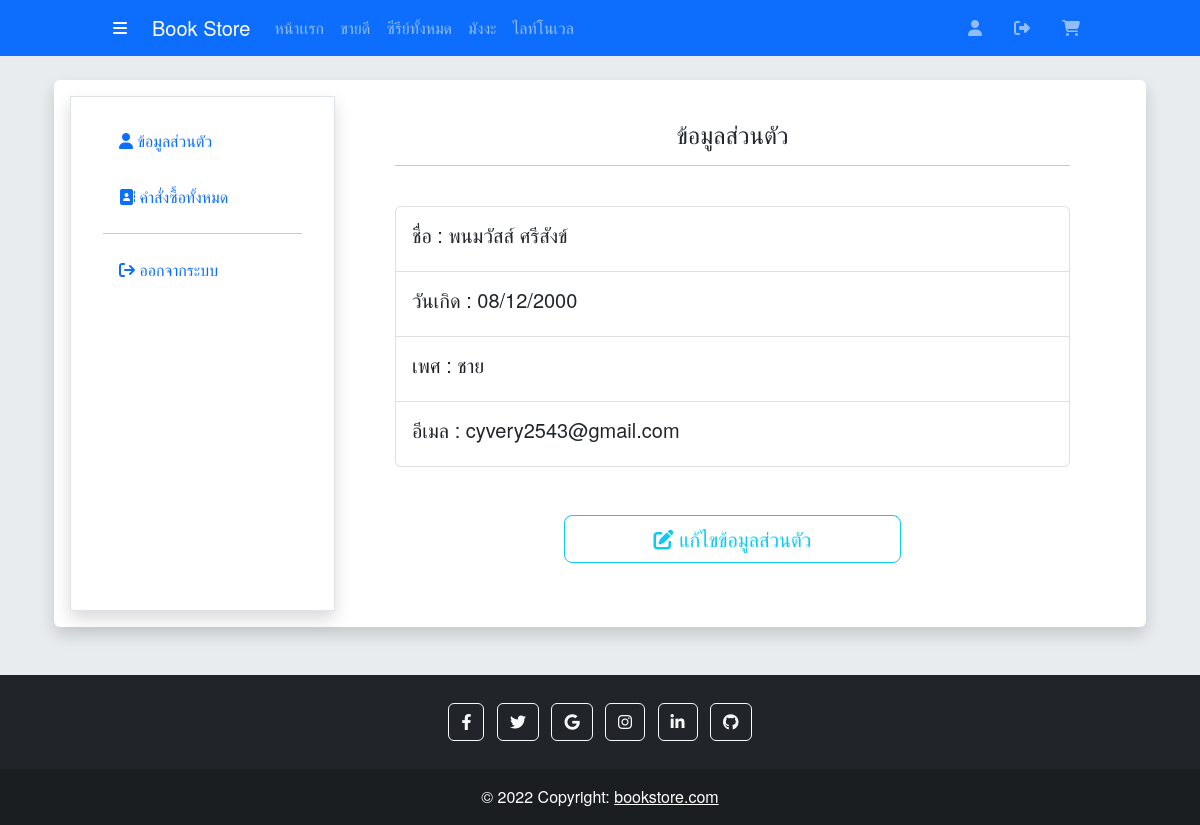
The app's page /bookstore_webapp/shop_page/adminProfile.php (signed in) with its own data.
### tables this page shows
CREATE TABLE `user` (
  `user_id` int(11) NOT NULL,
  `user_firstname` varchar(255) NOT NULL,
  `user_lastname` varchar(255) NOT NULL,
  `user_birthday` date NOT NULL,
  `user_gender` int(11) NOT NULL,
  `user_email` varchar(255) NOT NULL,
  `user_password` varchar(255) NOT NULL,
  `user_role` varchar(255) NOT NULL,
  `created_at` timestamp NOT NULL DEFAULT CURRENT_TIMESTAMP
);

CREATE TABLE `user_gender` (
  `gender_id` int(11) NOT NULL,
  `gender_name` varchar(255) NOT NULL
);

### bookstore_webapp/shop_page/adminProfile.php (the view, shortened to what this page needs)
<?php
require_once '../config/db.php';
if (isset($_SESSION['admin_login'])) {
    $admin_id = $_SESSION['admin_login'];
    $stmt = $conn->prepare("SELECT * FROM user JOIN user_gender
    ON user.user_gender = user_gender.gender_id
    WHERE user.user_id = $admin_id");
    $stmt->execute();
    $user = $stmt->fetch();
}
?>
<!DOCTYPE html>
<html lang="en">
<head>
    <link href="https://cdn.jsdelivr.net/npm/bootstrap@5.2.0-beta1/dist/css/bootstrap.min.css" rel="stylesheet">
    <link rel="stylesheet" href="https://cdnjs.cloudflare.com/ajax/libs/font-awesome/6.1.2/css/all.min.css"/>
    <link href="homeStyle.css" rel="stylesheet">
</head>
<body>
    <?php require_once 'shopHeader.php'; ?>
    <br>
    <div class="container px-4">
        <div class="col-md-12 shadow p-3 mb-5 bg-white rounded">
            <div class="container product_data rounded bg-white">
                <div class="row">
                    <div class="col-md-3 border-right border border-1 shadow p-4">
                        <?php require_once 'adminChangePage.php'; ?>
                    </div>
                    <div class="col-md-9">
                        <div class="p-4 px-5">
                            <div class="align-items-center text-center">
                                <h4>ข้อมูลส่วนตัว</h4>
                            </div><hr><br>
                            <ul class="list-group">
                                <li class="list-group-item p-3"><h5>ชื่อ : <?= $user['user_firstname']; ?> <?= $user['user_lastname']; ?></h5></li>
                                <li class="list-group-item p-3"><h5>วันเกิด : <?= date('d/m/Y',strtotime($user['user_birthday'])); ?></h5></li>
                                <li class="list-group-item p-3"><h5>เพศ : <?= $user['gender_name']; ?></h5></li>
                                <li class="list-group-item p-3"><h5>อีเมล : <?= $user['user_email']; ?></h5></li>
                            </ul><br><br>
                            <div class="align-items-center text-center">
                                <a href="adminEdit.php" class="btn btn-outline-info btn-lg col-md-6">
                                    <i class="fa-solid fa-pen-to-square"></i> แก้ไขข้อมูลส่วนตัว
                                </a>
                            </div><br>
                        </div>
                    </div>
                </div>
            </div>
        </div>
    </div>
    <?php require_once 'shopFooter.php'; ?>
</body>
</html>

### bookstore_webapp/shop_page/homeStyle.css (style rules this page uses)
body { background: #e9ecef; font-family: Helvetica Neue, Helvetica, Arial, sans-serif; margin: 0; padding: 0; }

### records on screen
user: user_firstname "พนมวัสส์", user_lastname "ศรีสังข์", user_birthday "08/12/2000", user_gender.gender_name "ชาย", user_email "cyvery2543@gmail.com"
